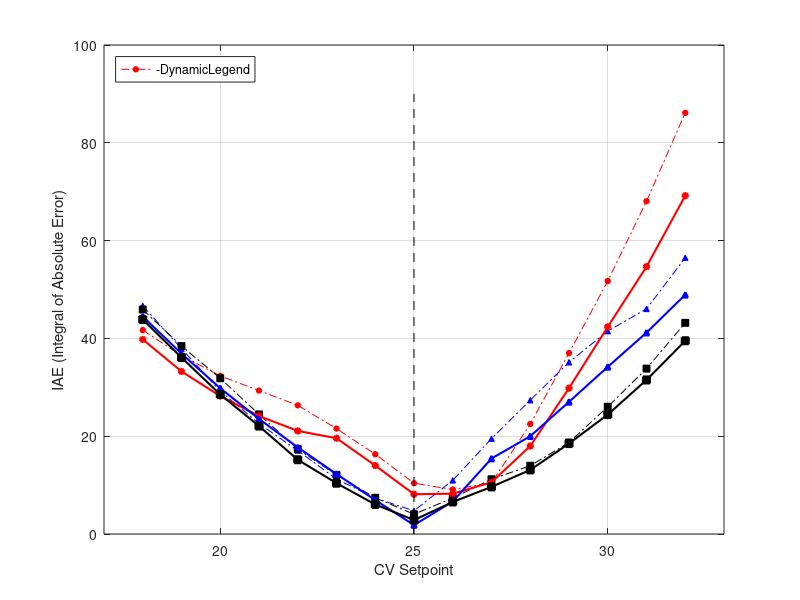

Source code (MATLAB):
%         [CVA,     MKCVA,  LSTM] 
iae_p10 = [39.7858	43.8643	44.479;  % For prediction horizon = 10
           33.2483	36.0866	36.8681;
           28.2053	28.5287	29.8072;
           24.1252	22.0698	23.528;
           21.0784	15.1895	17.72;
           19.5904	10.3915	12.2714;
           14.001	6.0473	6.9407;
           8.1254	2.853	1.8319;
           8.2405	6.5512	6.6441;
           10.5767	9.6347	15.4322;
           17.9868	13.1089	19.9975;
           29.8223	18.497	27.0255;
           42.3577	24.4259	34.1799;
           54.6607	31.503	41.1776;
           69.184	39.5185	48.9198];

iae_p5 = [41.6923	45.909	46.6563; % For prediction horizon = 5
          36.4841	38.4308	37.9126;
          32.3262	31.8539	29.2248;
          29.3341	24.4692	22.5787;
          26.3183	17.3764	17.0664;
          21.5591	12.0909	11.2331;
          16.3195	7.4076	7.3272;
          10.3884	4.0512	4.7437;
          9.0908	7.3454	10.9808;
          10.485	11.1994	19.4996;
          22.4823	13.9586	27.3668;
          36.9922	18.714	35.1269;
          51.7319	26.0237	41.4967;
          68.0534	33.8193	46.0395;
          86.1183	43.183	56.5008];

t = 18:32; close all;

% Plots for Pred. Hor. = 5
plot(t, iae_p5(:, 1), 'o-.','Color', [1 0 0], 'MarkerFaceColor', ...
    [1 0 0], 'MarkerSize', 4, 'LineWidth', 0.5, ...
    'DisplayName','(Pred. Hor. = 5)  CVA-MPC');
hold on;
plot(t, iae_p5(:, 3), '^-.', 'Color', [0 0 1], 'MarkerFaceColor', ...
    [0 0 1], 'MarkerSize', 4, 'LineWidth', 0.5, ...
    'DisplayName','(Pred. Hor. = 5)  LSTM-MPC');
plot(t, iae_p5(:, 2), 's-.','Color', [0 0 0], 'MarkerFaceColor', ...
    [0 0 0], 'MarkerSize', 5, 'LineWidth', 0.5, ...
    'DisplayName','(Pred. Hor. = 5)  MKCVA-MPC');

% Plots for Pred. Hor. = 10
plot(t, iae_p10(:, 1), 'ro-','MarkerFaceColor', 'r', 'MarkerSize', 4,...
    'LineWidth', 1.5, 'DisplayName','(Pred. Hor. = 10) CVA-MPC');
plot(t, iae_p10(:, 3), 'b^-','MarkerFaceColor', 'b', 'MarkerSize', 4,...
    'LineWidth', 1.5, 'DisplayName','(Pred. Hor. = 10) LSTM-MPC');
plot(t, iae_p10(:, 2), 'ks-','MarkerFaceColor', 'k', 'MarkerSize', 5,...
    'LineWidth', 1.5, 'DisplayName','(Pred. Hor. = 10) MKCVA-MPC');

plot([25 25],[0 90], 'k--', 'DisplayName','Nominal CV value')
ylabel('IAE (Integral of Absolute Error)');
xlabel('CV Setpoint'); xlim([17 33]);
legend('-DynamicLegend','Location','northwest');
grid on; box on; set(gcf, 'Color', 'w');